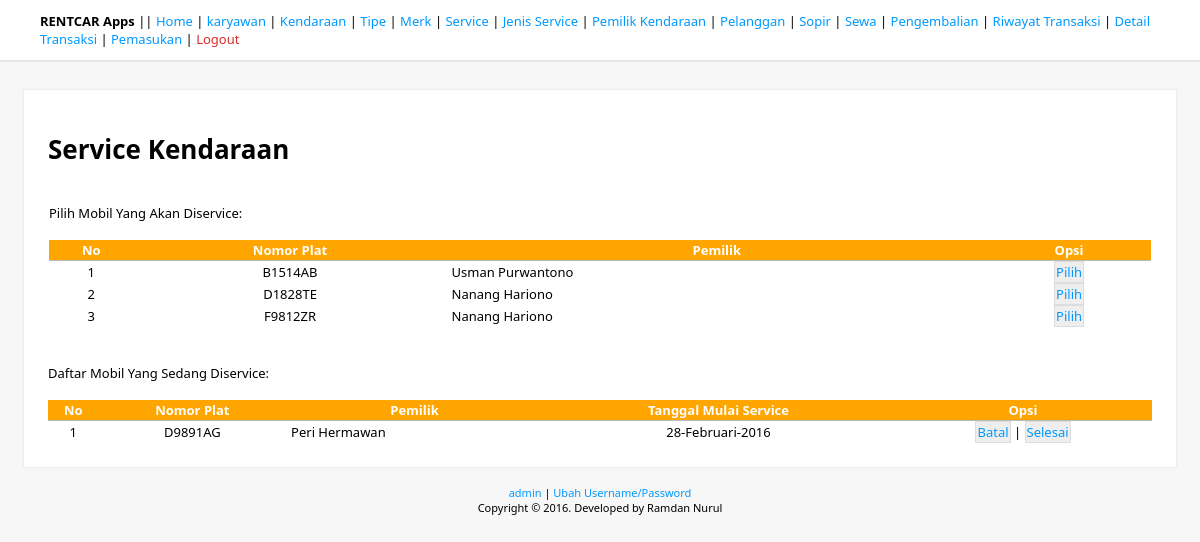
Page /service/index.php (signed in) on the committed database.
### tables this page shows
CREATE TABLE IF NOT EXISTS `tb_kendaraan` (
  `NoPlat` varchar(20) NOT NULL,
  `Tahun` varchar(5) NOT NULL,
  `TarifPerJam` int(9) NOT NULL,
  `StatusRental` int(1) NOT NULL,
  `KodePemilik` varchar(7) NOT NULL,
  `IDType` varchar(7) NOT NULL,
  `TglRiwayat` date NOT NULL
);

### libs/pdo.class.crud.php (called while the page is built, shortened)
<?php
class crud extends PDO{
	public function select($tabel, $rows, $where = null, $order = null, $limit = null, $group = null){
		$command = 'SELECT '.$rows.' FROM '.$tabel;
		if ($where != null) {
			$command .=' WHERE '.$where;
		}
		if ($order != null) {
			$command .=' ORDER BY '.$order;
		}
		if ($limit != null) {
			$command .=' LIMIT '.$limit;
		}
		$query = parent::prepare($command);
		$query->execute();
		$posts = array();
		while ($row = $query->fetch(PDO::FETCH_ASSOC)) {
			$posts[] = $row;
		}
		return $this->result =  json_encode(array('stand'=>$posts));
	}
}
?>

### service/index.php (the view, shortened to what this page needs)
<?php
include("../libs/library.php");
$title_page = "Service Kendaraan";
$db_table = "tb_service";
$btn_submit = '<input type="submit" name="inp_submit" value="Tambah Data">';
$ambildata = json_decode($db->select($db_table,"*","","TglService DESC"));
$dis_input = "";
$primary = "KodeService";
$e_inp_kode = getKode($db->select($db_table,$primary,"","$primary DESC","0,1"),$primary,"S0");
$e_inp_plat = "";
$e_inp_tgl = "";
$e_inp_biaya = "";
$e_inp_JenisService = "";
$arrayKendaraan = get_array($db->select("tb_kendaraan","*",""),"NoPlat","IDType");
$arrayKendaraan2 = get_array($db->select("qw_type","*"),"IDType","NmType");
$arrayJenis = get_array($db->select("tb_jenis_service","*"),"IDJenisService","NmJenisService");
$arrayPemilik = get_array($db->select("tb_pemilik","*"),"KodePemilik","NmPemilik");
$s_filter = array(
 'KodeService' => "Kode Service",
 'NoPlat' => "Nomor Plat",
 'IDJenisService' => "Id Jenis Service",
 'TglService' => "Tanggal Service"
);
?>
<!DOCTYPE html>
<html>
<head>
    <link rel="stylesheet" href="../css/main.css">
</head>
<body>
<?php echo get_navbar1() ?>
<div class="kotak-utama">
<h1><?php echo $title_page ?></h1>
<br>
<table width="100%" border="0">
 <tr>
  <td width="30%" valign="top">
   <?php if (@$visibility=="visible") {?>
    <form method="post">
     <strong class="title-form"> Form Input Data :</strong> <br><br>
      Kode Service <br>
      <input type="text" name="inp_kode" value="<?php echo $e_inp_kode ?>" <?php echo $dis_input ?> required><br><br>
     Kendaraan <br>
      <?php
    if (@$vselect=='a') {
     ?>
           <input type="text" name="inp_plat" value="<?php echo $e_inp_plat ?>" <?php echo @$dis_input2 ?> required>
     <?php
    }else{
     ?><select name="inp_plat">
       <option value="">-- pilih kendaraan --</option>
       <?php
        foreach($arrayKendaraan as $key => $value){
          $e_inp_plat==$key?$statSelect="Selected":$statSelect="";
         ?>
         <option value="<?php echo $key ?>" <?php echo $statSelect ?>><?php echo $key." - ".$arrayKendaraan2[$value] ?></option>
         <?php
        }
        ?>
      </select><?php } ?><br><br>
      Jenis Service <br>
      <select name="inp_JenisService" required>
      <option value="">-- pilih JenisService kendaraan --</option>
       <?php
        foreach($arrayJenis as $key => $value){
          $e_inp_JenisService==$key?$statSelect="Selected":$statSelect="";
         ?>
         <option value="<?php echo $key ?>" <?php echo $statSelect ?>><?php echo $value ?></option>
         <?php
        }
        ?>
      </select><br><br>
      Tanggal Service <br>
      <input type="date" name="inp_tgl" value="<?php echo $e_inp_tgl ?>" required><br><br>
      Biaya Service <br>
      <input type="text" name="inp_biaya" value="<?php echo $e_inp_biaya ?>" required><br><br>
      <?php echo $btn_submit ?>
   </form>
  </td>
  <td valign="top">
   <form method="post" action="?f" class="align-right">
    Pencarian : <input type="text" name="inp_cari" value="<?php echo @$e_safe_cari ?>">
    <select name="inp_filter">
     <?php
    foreach($s_filter as $key => $value){
     $e_safe_filter==$key?$statSelect="Selected":$statSelect="";
     ?>
     <option value="<?php echo $key ?>" <?php echo $statSelect ?>><?php echo $value ?></option>
     <?php
    }
    ?>
    </select>
    <input type="submit" name="inp_btn_cari" value="OK">
   </form>
     <br>
   <table class="table" width="100%">
    <thead>
     <tr>
      <th>No</th>
      <th>Kode Service</th>
      <th>Plat Nomor</th>
       <th>Jenis Service</th>
       <th>Tanggal Service</th>
      <th>Biaya</th>
      <th>Opsi</th>
     </tr>
    </thead>
    <?php
    if (!count($ambildata->stand)) {
     $standMessage = "<center>Data Kosong!</center>";
    }else{
    foreach($ambildata->stand as $idx => $stand){
    $idx++;
    echo "<tbody><tr>";
    ?>
    <td>
     <?php echo $idx ?>
    </td>
    <td>
     <?php echo $stand->KodeService ?>
    </td>
    <td>
     <?php echo $stand->NoPlat ?>
    </td>
    <td class="align-left">
     <?php echo $arrayJenis[$stand->IDJenisService] ?>
    </td>
    <td>
     <?php echo getFormatTanggal($stand->TglService) ?>
    </td>
    <td class="align-right">
     <?php echo getFormatRupiah($stand->BiayaService) ?>
    </td>
    <td>
     <a href="?x/<?php echo $stand->KodeService ?>">Hapus</a> |
     <a href="?e/<?php echo $stand->KodeService ?>">Edit</a>
    </td>
    <?php
    echo "</tr></tbody>";
    }}
    ?>
   </table>
   <?php echo @$standMessage ?>
   <?php }else{
 ?>
Pilih Mobil Yang Akan Diservice: <br><br>
   <table class="table" width="100%">
    <thead>
     <tr>
      <th>No</th>
      <th>Nomor Plat</th>
      <th>Pemilik</th>
      <th>Opsi</th>
     </tr>
    </thead>
    <?php
$ambildata = json_decode($db->select("tb_kendaraan","*","StatusRental ='0'"));
    if (!count($ambildata->stand)) {
     $standMessage = "<center>Data Kosong!</center>";
    }else{
    foreach($ambildata->stand as $idx => $stand){
    $idx++;
    echo "<tbody><tr>";
    ?>
    <td>
     <?php echo $idx ?>
    </td>
    <td>
     <?php echo $stand->NoPlat ?>
    </td>
    <td class="align-left">
     <?php echo $arrayPemilik[$stand->KodePemilik] ?>
    </td>
    <td>
     <a href="?p/<?php echo $stand->NoPlat ?>">Pilih</a>
    </td>
    <?php
    echo "</tr></tbody>";
    }}
    ?>
   </table>
  </td>
 </tr>
</table>
<br>
<br>
Daftar Mobil Yang Sedang Diservice: <br><br>
   <table class="table" width="100%">
    <thead>
     <tr>
      <th>No</th>
      <th>Nomor Plat</th>
      <th>Pemilik</th>
      <th>Tanggal Mulai Service</th>
      <th>Opsi</th>
     </tr>
    </thead>
    <?php
$ambildata = json_decode($db->select("tb_kendaraan","*","StatusRental ='2'"));
    if (!count($ambildata->stand)) {
     $standMessage = "<center>Data Kosong!</center>";
    }else{
    foreach($ambildata->stand as $idx => $stand){
    $idx++;
    echo "<tbody><tr>";
    ?>
    <td>
     <?php echo $idx ?>
    </td>
    <td>
     <?php echo $stand->NoPlat ?>
    </td>
    <td class="align-left">
     <?php echo $arrayPemilik[$stand->KodePemilik] ?>
    </td>
    <td>
     <?php echo getFormatTanggal($stand->TglRiwayat) ?>
    </td>
    <td>
     <a href="?b/<?php echo $stand->NoPlat ?>">Batal</a> |
     <a href="?a/<?php echo $stand->NoPlat ?>">Selesai</a>
    </td>
    <?php
    echo "</tr></tbody>";
    }}
    ?>
   </table>
      <?php
    }?>
</div>
 <br> <?php echo getFooter() ?> </body>
</html>

### css/main.css (style rules this page uses)
body { padding: 0; margin: 0; font-family: 'Segoe UI'; font-size: 13px; background: #F7F7F7; }
.kotak-utama { width: 92%; margin: auto; margin-top: 30px; padding: 2%; background: #FFF; box-shadow:0px 0px 1px 1px #EEE; }
.table > thead > tr { background: orange; color: #FFF; border-bottom: 1px solid #BBB; }
.table > tbody > tr > td { text-align: center; padding-left: 5px; padding-right: 5px; padding-top: 2px; padding-bottom: 2px; }
.table > tbody > tr > td > a { background: #eee; padding: 1px; border: 1px solid #DDD; transition: all ease 0.3s; }
.align-left { text-align: left!important; }
table { border-collapse: collapse; }
a { text-decoration: none; color: #09f; cursor: pointer; }

### rows in the picture
tb_kendaraan: NoPlat "B1514AB", KodePemilik "Usman Purwantono"
tb_kendaraan: NoPlat "D1828TE", KodePemilik "Nanang Hariono"
tb_kendaraan: NoPlat "F9812ZR", KodePemilik "Nanang Hariono"
tb_kendaraan: NoPlat "D9891AG", KodePemilik "Peri Hermawan", TglRiwayat "28-Februari-2016"

### other values in the picture
$title_page "Service Kendaraan"
$_SESSION['config_username'] "admin"
